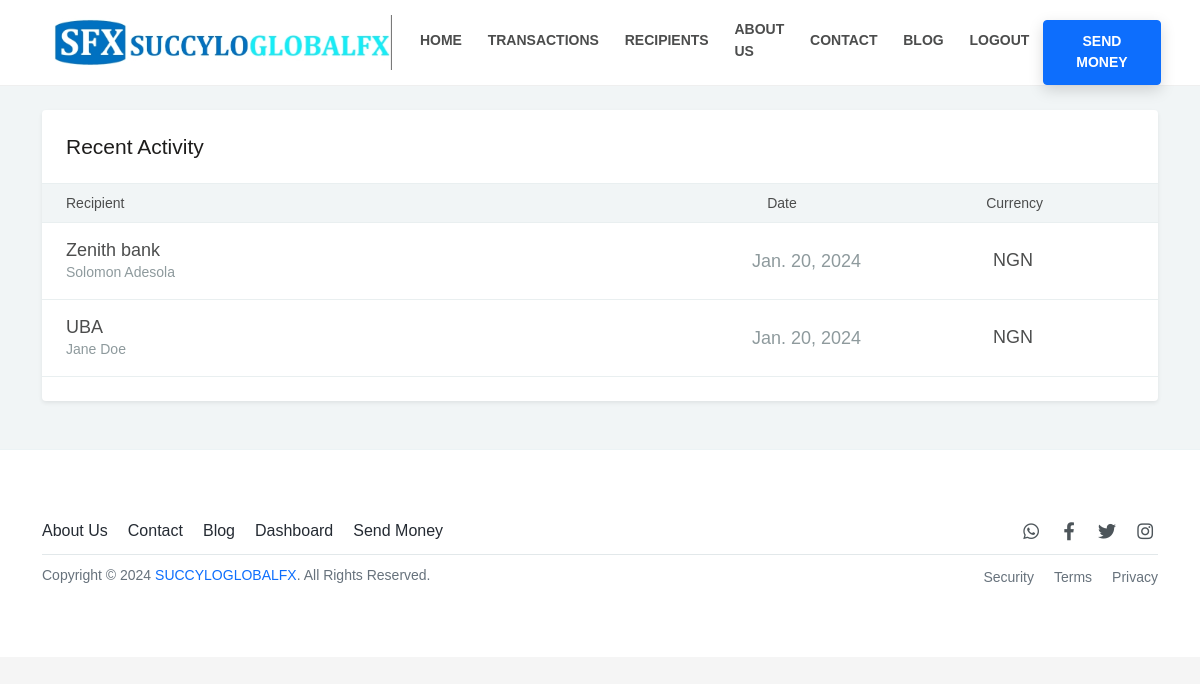
Screenshot of /dashboard/recipients/ (signed in) with the database file from the repository.
### Receipient/models.py (models this page shows, shortened)
class UserRecipient(models.Model):
    user = models.ForeignKey(User, on_delete=models.CASCADE)
    bank_name = models.CharField(max_length=225)
    account_name = models.CharField(max_length=225, blank=True, null=True)
    account_number  = models.CharField(max_length=225)
    phone_number = models.CharField(max_length=225)
    card_number = models.CharField(max_length=225)
    transfer_type = models.CharField(max_length=225)
    date = models.DateField(auto_now_add=True, null=True, blank=True)

### Dashboard/views.py (the view)
# urls.py: path('recipients/', views.Recipients, name='recipients'),
@login_required
def Recipients(request):
    get_user_recipients = UserRecipient.objects.filter(user=request.user)
    context = {
        "recipients": get_user_recipients
    }
    return render(request, "recipients.html", context)

### Globals/context_processors.py (called while the page is built)
def site_information(request):
    current_site = get_current_site(request)
    site_information, created = SiteInformation.objects.get_or_create(site=current_site, defaults={
        'site_name': 'Default Site Name',  # You can provide default values for other fields here
        'facebook_link': '',
        'twitter_link': '',
        'instagram_link': '',
        'whatsapp_link': '',
        'contact_email': '',
        'contact_number': '',
        'footer_message': '',
        'contact_page_message': '',
    })
    return {'site_information': site_information}

### templates/recipients.html (shortened to what this page needs)
{% include 'nav.html' %}
  {% load static %}
  {% load humanize %}
  <div id="content" class="py-4">
    <div class="container">
      <div class="row">
        <div class="col-lg-9" style="width: 100%;">
          <div class="bg-white shadow-sm rounded py-4 mb-4" style="width: 100%;">
            <h3 class="text-5 fw-400 d-flex align-items-center px-4 mb-4">Recent Activity</h3>
            <div class="transaction-title py-2 px-4">
              <div class="row fw-00">
                <div class="col col-sm-7">Recipient</div>
                <div class="col-auto col-sm-2 d-sm-block text-center">Date</div>
                <div class="col-3 col-sm-2 text-end">Currency</div>
              </div>
            </div>
            <div class="transaction-list">
              {% for i in recipients %}
              <div class="transaction-item px-4 py-3" data-bs-toggle="modal" data-bs-target="#transaction-detail" onclick="window.location.href = '{% url 'edit-recipient' i.id %}' ">
                  <div class="row align-items-center flex-row">
                    <div class="col col-sm-7"> <span class="d-block text-4">{{i.bank_name}}</span> <span class="text-muted">{{i.account_name}}</span> </div>
                    <div class="col-3 col-sm-2 text-end text-4"> <span class="text-nowrap text-muted"> {{i.date}} </span></div>
                    <div class="col-3 col-sm-2 text-end text-4"> <span class="text-nowrap"> {% if i.transfer_type == 'Russian rouble' %} ₽ {% else %} NGN {% endif %}</span> </div>
                  </div>
                </div>
              {% endfor %}
            </div>
          </div>
        </div>
      </div>
    </div>
  </div>
</div>
{% include 'footer.html' %}
</body>
</html>

### static/css/color-blue.css (style rules this page uses)
.text-muted { color: #8e9a9d !important; }

### rows the page displays
UserRecipient: bank_name "Zenith bank", account_name "Solomon Adesola", date "Jan. 20, 2024", transfer_type "NGN"
UserRecipient: bank_name "UBA", account_name "Jane Doe", date "Jan. 20, 2024", transfer_type "NGN"
